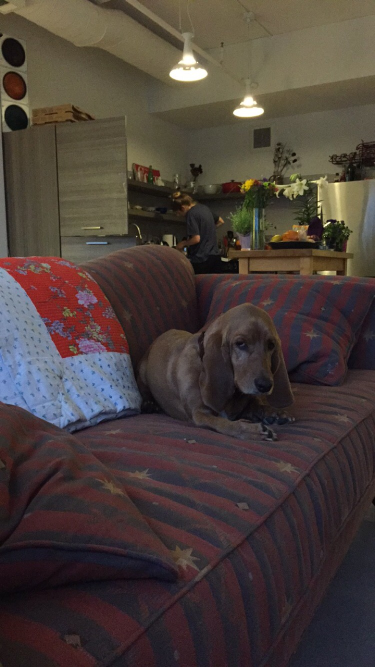
#> input picture tensorflow/daisy_photos/daisy_0.10.jpg, 750 x 1334 px (shown at 1/2 size); its folder holds 4 pictures in this run
$ python batch_img_resize.py
#> lines starting #> are read from the running program, lines starting #| are printed output that depends on the picture
import cv2
import glob
import os

imgs = glob.glob('daisy_photos/*.jpg')

print (imgs)

width = 400

folder = 'daisy_photos/resized'
if not os.path.exists(folder):
    os.makedirs(folder)

for img in imgs:
    pic = cv2.imread(img, cv2.IMREAD_UNCHANGED)
#> pic is the input picture: shape (1334, 750, 3); mean B, G, R 58.1, 62.6, 73.8
    height = int(width * pic.shape[0] / pic.shape[1])
#> height = 711
    pic = cv2.resize(pic, (width, height))
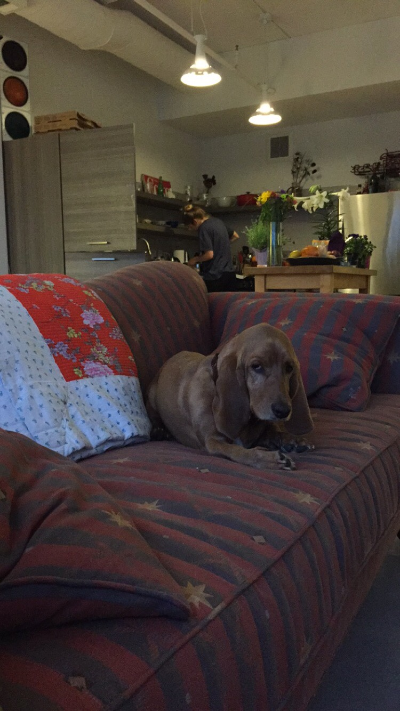
#> pic: shape (711, 400, 3); mean B, G, R 58, 62.4, 73.7
#> pass 3 of the loop `for img in imgs:`:
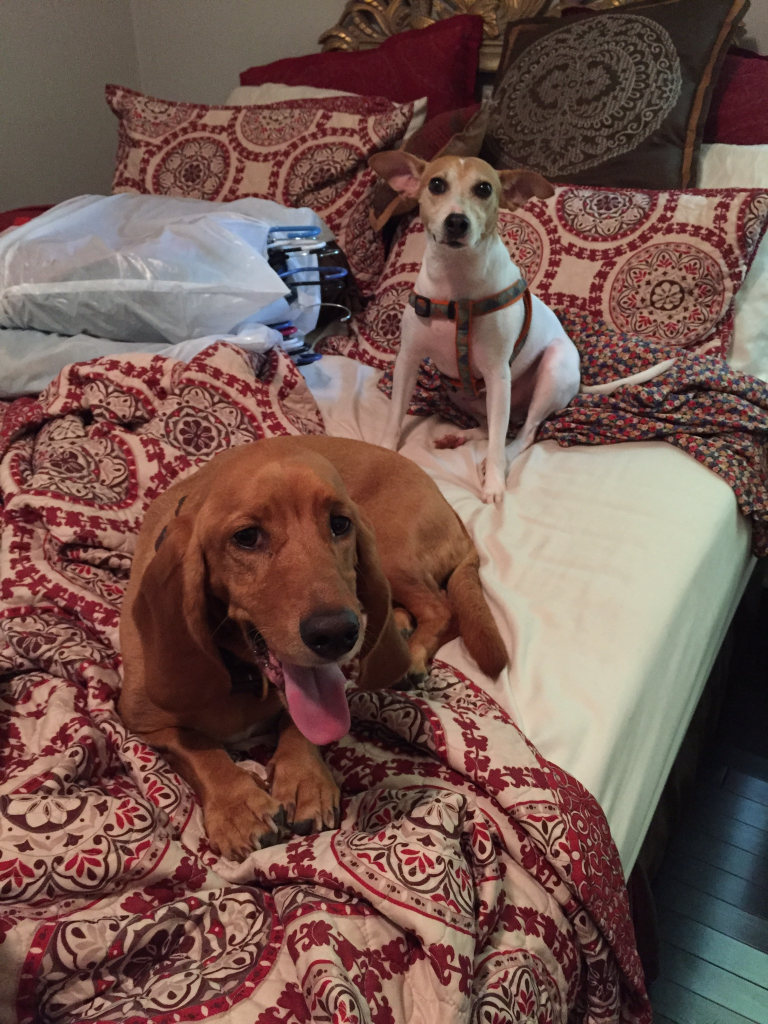
#> input picture tensorflow/daisy_photos/daisy_0.12.jpg, 1536 x 2048 px (shown at 1/2 size)
#> pic is the input picture: shape (2048, 1536, 3); mean B, G, R 79.1, 86.7, 115
#> `pic = cv2.resize(pic, (width, height))`:
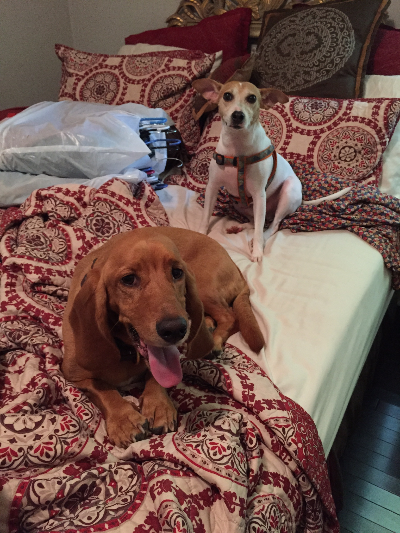
#> pic: shape (533, 400, 3); mean B, G, R 79, 86.5, 114.9
#> the loop made 4 passes; the first 3 are shown
    print (img)
    cv2.imwrite(folder + '/' + img.replace('daisy_photos/',''), pic)
